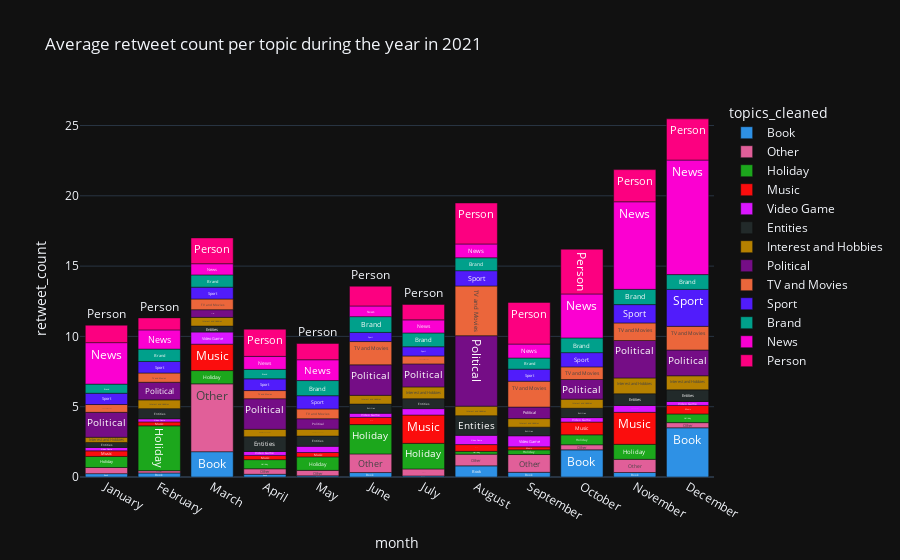

Write notebook code for a chart like this one.
### Code cell
fig = px.bar(topic_analysis_2021_month, x="month", y="retweet_count", color="topics_cleaned", text="topics_cleaned", category_orders={'month': months}, color_discrete_sequence=px.colors.qualitative.Dark24, title='Average retweet count per topic during the year in 2021')
fig.show()

### Figure 1 — Plotly figure (JSON) as saved in the notebook; plotly's stock layout.template omitted (floating-point values rounded to 4 significant figures)
{"data": [{"alignmentgroup": "True", "hovertemplate": "topics_cleaned=%{text}<br>month=%{x}<br>retweet_count=%{y}<extra></extra>", "legendgroup": "Book", "marker": {"color": "#2E91E5", "pattern": {"shape": ""}}, "name": "Book", "offsetgroup": "Book", "orientation": "v", "showlegend": true, "text": ["Book", "Book", "Book", "Book", "Book", "Book", "Book", "Book", "Book", "Book", "Book", "Book"], "textposition": "auto", "x": ["July", "May", "April", "January", "February", "June", "November", "September", "August", "March", "October", "December"], "xaxis": "x", "y": [0.08, 0.08333, 0.1923, 0.2381, 0.2857, 0.3158, 0.32, 0.3333, 0.7931, 1.8, 1.931, 3.5], "yaxis": "y", "type": "bar"}, {"alignmentgroup": "True", "hovertemplate": "topics_cleaned=%{text}<br>month=%{x}<br>retweet_count=%{y}<extra></extra>", "legendgroup": "Other", "marker": {"color": "#E15F99", "pattern": {"shape": ""}}, "name": "Other", "offsetgroup": "Other", "orientation": "v", "showlegend": true, "text": ["Other", "Other", "Other", "Other", "Other", "Other", "Other", "Other", "Other", "Other", "Other", "Other"], "textposition": "auto", "x": ["February", "October", "December", "May", "April", "January", "July", "August", "November", "September", "June", "March"], "xaxis": "x", "y": [0.1656, 0.3616, 0.3683, 0.3883, 0.3931, 0.44, 0.4925, 0.8333, 0.9363, 1.265, 1.325, 4.826], "yaxis": "y", "type": "bar"}, {"alignmentgroup": "True", "hovertemplate": "topics_cleaned=%{text}<br>month=%{x}<br>retweet_count=%{y}<extra></extra>", "legendgroup": "Holiday", "marker": {"color": "#1CA71C", "pattern": {"shape": ""}}, "name": "Holiday", "offsetgroup": "Holiday", "orientation": "v", "showlegend": true, "text": ["Holiday", "Holiday", "Holiday", "Holiday", "Holiday", "Holiday", "Holiday", "Holiday", "Holiday", "Holiday", "Holiday", "Holiday"], "textposition": "auto", "x": ["August", "September", "December", "April", "October", "January", "March", "May", "November", "July", "June", "February"], "xaxis": "x", "y": [0.1982, 0.3333, 0.616, 0.6501, 0.7071, 0.7848, 0.9442, 0.9593, 1.068, 1.822, 2.087, 3.188], "yaxis": "y", "type": "bar"}, {"alignmentgroup": "True", "hovertemplate": "topics_cleaned=%{text}<br>month=%{x}<br>retweet_count=%{y}<extra></extra>", "legendgroup": "Music", "marker": {"color": "#FB0D0D", "pattern": {"shape": ""}}, "name": "Music", "offsetgroup": "Music", "orientation": "v", "showlegend": true, "text": ["Music", "Music", "Music", "Music", "Music", "Music", "Music", "Music", "Music", "Music", "Music", "Music"], "textposition": "auto", "x": ["September", "February", "April", "May", "January", "August", "June", "December", "October", "March", "July", "November"], "xaxis": "x", "y": [0.2139, 0.2803, 0.2993, 0.3125, 0.3983, 0.481, 0.5079, 0.6051, 0.9091, 1.877, 2.012, 2.277], "yaxis": "y", "type": "bar"}, {"alignmentgroup": "True", "hovertemplate": "topics_cleaned=%{text}<br>month=%{x}<br>retweet_count=%{y}<extra></extra>", "legendgroup": "Video Game", "marker": {"color": "#DA16FF", "pattern": {"shape": ""}}, "name": "Video Game", "offsetgroup": "Video Game", "orientation": "v", "showlegend": true, "text": ["Video Game", "Video Game", "Video Game", "Video Game", "Video Game", "Video Game", "Video Game", "Video Game", "Video Game", "Video Game", "Video Game", "Video Game"], "textposition": "auto", "x": ["February", "January", "December", "April", "June", "October", "May", "July", "November", "August", "September", "March"], "xaxis": "x", "y": [0.2207, 0.2436, 0.2833, 0.2843, 0.3005, 0.3168, 0.4431, 0.4575, 0.4913, 0.6588, 0.7861, 0.8647], "yaxis": "y", "type": "bar"}, {"alignmentgroup": "True", "hovertemplate": "topics_cleaned=%{text}<br>month=%{x}<br>retweet_count=%{y}<extra></extra>", "legendgroup": "Entities", "marker": {"color": "#222A2A", "pattern": {"shape": ""}}, "name": "Entities", "offsetgroup": "Entities", "orientation": "v", "showlegend": true, "text": ["Entities", "Entities", "Entities", "Entities", "Entities", "Entities", "Entities", "Entities", "Entities", "Entities", "Entities", "Entities"], "textposition": "auto", "x": ["January", "March", "September", "June", "October", "July", "February", "May", "December", "November", "April", "August"], "xaxis": "x", "y": [0.3517, 0.4236, 0.6128, 0.6519, 0.6663, 0.7043, 0.7223, 0.7262, 0.8282, 0.8297, 1.044, 1.397], "yaxis": "y", "type": "bar"}, {"alignmentgroup": "True", "hovertemplate": "topics_cleaned=%{text}<br>month=%{x}<br>retweet_count=%{y}<extra></extra>", "legendgroup": "Interest and Hobbies", "marker": {"color": "#B68100", "pattern": {"shape": ""}}, "name": "Interest and Hobbies", "offsetgroup": "Interest and Hobbies", "orientation": "v", "showlegend": true, "text": ["Interest and Hobbies", "Interest and Hobbies", "Interest and Hobbies", "Interest and Hobbies", "Interest and Hobbies", "Interest and Hobbies", "Interest and Hobbies", "Interest and Hobbies", "Interest and Hobbies", "Interest and Hobbies", "Interest and Hobbies", "Interest and Hobbies"], "textposition": "auto", "x": ["January", "May", "April", "September", "March", "June", "February", "October", "August", "July", "December", "November"], "xaxis": "x", "y": [0.3704, 0.4923, 0.5292, 0.609, 0.6197, 0.6207, 0.6252, 0.646, 0.6776, 0.8382, 0.999, 1.123], "yaxis": "y", "type": "bar"}, {"alignmentgroup": "True", "hovertemplate": "topics_cleaned=%{text}<br>month=%{x}<br>retweet_count=%{y}<extra></extra>", "legendgroup": "Political", "marker": {"color": "#750D86", "pattern": {"shape": ""}}, "name": "Political", "offsetgroup": "Political", "orientation": "v", "showlegend": true, "text": ["Political", "Political", "Political", "Political", "Political", "Political", "Political", "Political", "Political", "Political", "Political", "Political"], "textposition": "auto", "x": ["March", "May", "September", "February", "October", "July", "January", "December", "June", "April", "November", "August"], "xaxis": "x", "y": [0.5455, 0.7396, 0.822, 1.25, 1.397, 1.639, 1.773, 1.833, 2.168, 2.176, 2.663, 5.011], "yaxis": "y", "type": "bar"}, {"alignmentgroup": "True", "hovertemplate": "topics_cleaned=%{text}<br>month=%{x}<br>retweet_count=%{y}<extra></extra>", "legendgroup": "TV and Movies", "marker": {"color": "#EB663B", "pattern": {"shape": ""}}, "name": "TV and Movies", "offsetgroup": "TV and Movies", "orientation": "v", "showlegend": true, "text": ["TV and Movies", "TV and Movies", "TV and Movies", "TV and Movies", "TV and Movies", "TV and Movies", "TV and Movies", "TV and Movies", "TV and Movies", "TV and Movies", "TV and Movies", "TV and Movies"], "textposition": "auto", "x": ["January", "July", "April", "February", "May", "March", "October", "November", "June", "December", "September", "August"], "xaxis": "x", "y": [0.5554, 0.5628, 0.5789, 0.6605, 0.6975, 0.7625, 0.8974, 1.251, 1.658, 1.683, 1.839, 3.537], "yaxis": "y", "type": "bar"}, {"alignmentgroup": "True", "hovertemplate": "topics_cleaned=%{text}<br>month=%{x}<br>retweet_count=%{y}<extra></extra>", "legendgroup": "Sport", "marker": {"color": "#511CFB", "pattern": {"shape": ""}}, "name": "Sport", "offsetgroup": "Sport", "orientation": "v", "showlegend": true, "text": ["Sport", "Sport", "Sport", "Sport", "Sport", "Sport", "Sport", "Sport", "Sport", "Sport", "Sport", "Sport"], "textposition": "auto", "x": ["June", "July", "January", "February", "April", "March", "September", "May", "October", "August", "November", "December"], "xaxis": "x", "y": [0.6489, 0.6538, 0.7997, 0.8205, 0.8351, 0.8382, 0.8582, 0.9408, 1.014, 1.088, 1.303, 2.628], "yaxis": "y", "type": "bar"}, {"alignmentgroup": "True", "hovertemplate": "topics_cleaned=%{text}<br>month=%{x}<br>retweet_count=%{y}<extra></extra>", "legendgroup": "Brand", "marker": {"color": "#00A08B", "pattern": {"shape": ""}}, "name": "Brand", "offsetgroup": "Brand", "orientation": "v", "showlegend": true, "text": ["Brand", "Brand", "Brand", "Brand", "Brand", "Brand", "Brand", "Brand", "Brand", "Brand", "Brand", "Brand"], "textposition": "auto", "x": ["January", "April", "September", "March", "February", "August", "July", "October", "December", "May", "November", "June"], "xaxis": "x", "y": [0.6514, 0.6732, 0.7888, 0.8722, 0.8784, 0.918, 0.984, 1.047, 1.053, 1.077, 1.085, 1.122], "yaxis": "y", "type": "bar"}, {"alignmentgroup": "True", "hovertemplate": "topics_cleaned=%{text}<br>month=%{x}<br>retweet_count=%{y}<extra></extra>", "legendgroup": "News", "marker": {"color": "#FB00D1", "pattern": {"shape": ""}}, "name": "News", "offsetgroup": "News", "orientation": "v", "showlegend": true, "text": ["News", "News", "News", "News", "News", "News", "News", "News", "News", "News", "News", "News"], "textposition": "auto", "x": ["June", "March", "April", "July", "August", "September", "February", "May", "January", "October", "November", "December"], "xaxis": "x", "y": [0.7593, 0.7971, 0.9242, 0.93, 0.9825, 0.9951, 1.367, 1.48, 2.95, 3.128, 6.23, 8.145], "yaxis": "y", "type": "bar"}, {"alignmentgroup": "True", "hovertemplate": "topics_cleaned=%{text}<br>month=%{x}<br>retweet_count=%{y}<extra></extra>", "legendgroup": "Person", "marker": {"color": "#FC0080", "pattern": {"shape": ""}}, "name": "Person", "offsetgroup": "Person", "orientation": "v", "showlegend": true, "text": ["Person", "Person", "Person", "Person", "Person", "Person", "Person", "Person", "Person", "Person", "Person", "Person"], "textposition": "auto", "x": ["February", "July", "May", "January", "June", "March", "April", "November", "August", "December", "September", "October"], "xaxis": "x", "y": [0.8533, 1.098, 1.159, 1.242, 1.408, 1.834, 1.935, 2.287, 2.917, 2.932, 2.961, 3.184], "yaxis": "y", "type": "bar"}], "layout": {"xaxis": {"anchor": "y", "domain": [0.0, 1.0], "title": {"text": "month"}, "categoryorder": "array", "categoryarray": ["January", "February", "March", "April", "May", "June", "July", "August", "September", "October", "November", "December"]}, "yaxis": {"anchor": "x", "domain": [0.0, 1.0], "title": {"text": "retweet_count"}}, "legend": {"title": {"text": "topics_cleaned"}, "tracegroupgap": 0}, "title": {"text": "Average retweet count per topic during the year in 2021"}, "barmode": "relative"}}
